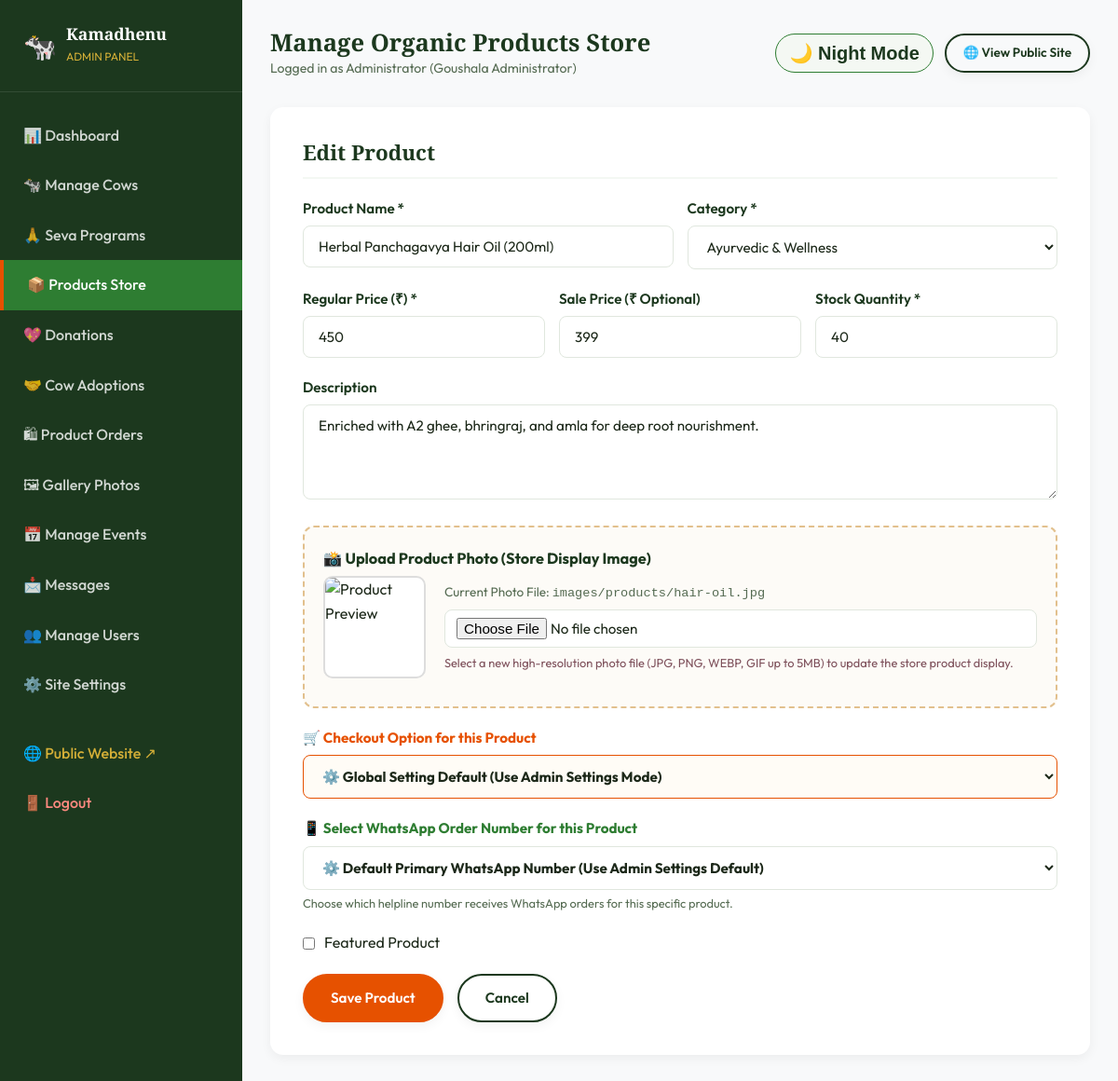
The app's page /admin/products.php?action=edit&id=6 (signed in), older data.
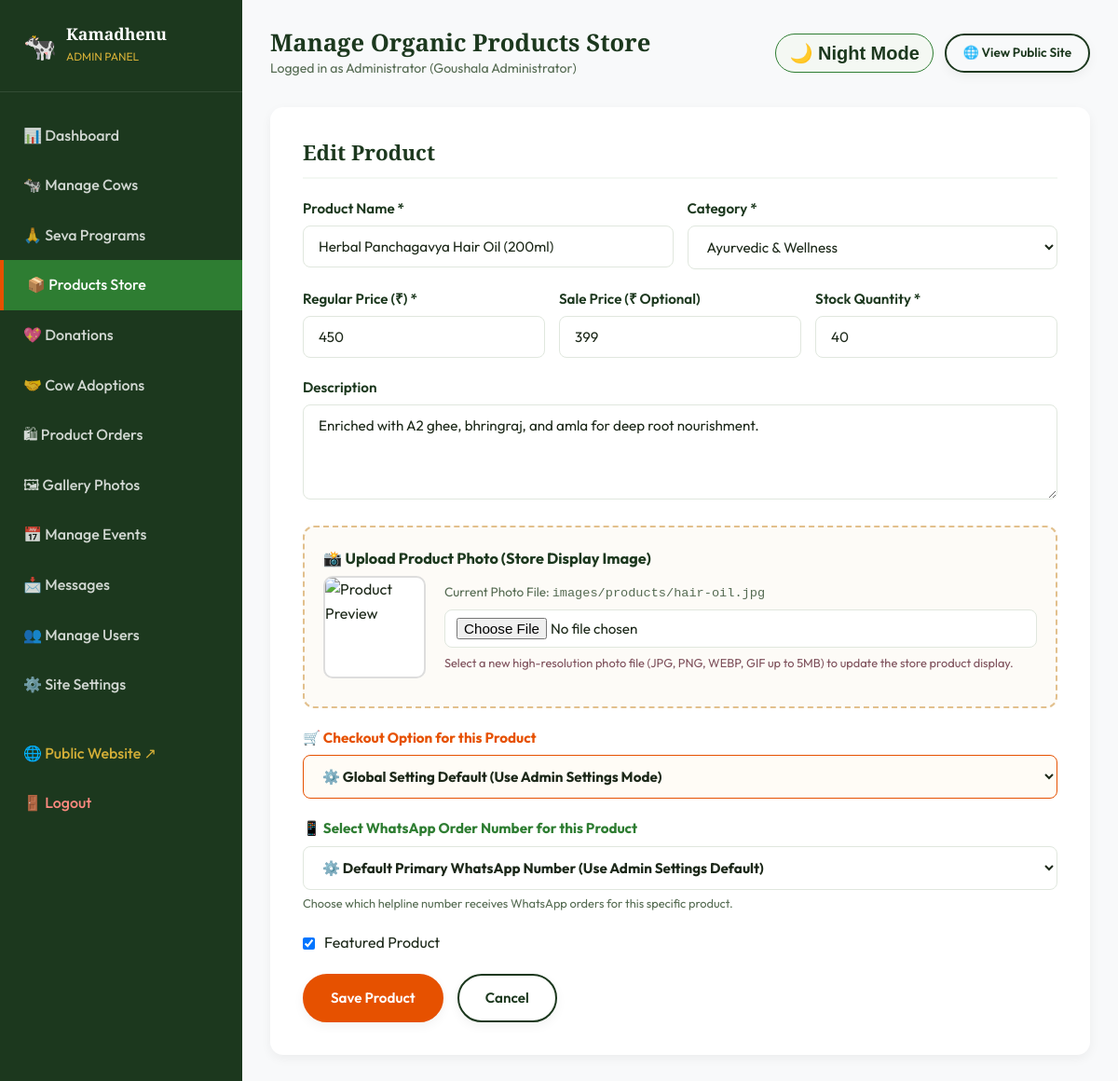
The same page, newer data.
### tables this page shows
CREATE TABLE IF NOT EXISTS `products` (
  `id` INT AUTO_INCREMENT PRIMARY KEY,
  `category_id` INT NOT NULL,
  `name` VARCHAR(150) NOT NULL,
  `slug` VARCHAR(150) NOT NULL UNIQUE,
  `description` TEXT NOT NULL,
  `price` DECIMAL(10,2) NOT NULL,
  `sale_price` DECIMAL(10,2) DEFAULT NULL,
  `stock_quantity` INT NOT NULL DEFAULT 50,
  `image` VARCHAR(255) DEFAULT 'images/products/product-default.jpg',
  `is_featured` TINYINT(1) DEFAULT 1,
  `created_at` TIMESTAMP DEFAULT CURRENT_TIMESTAMP,
  `updated_at` TIMESTAMP DEFAULT CURRENT_TIMESTAMP ON UPDATE CURRENT_TIMESTAMP,
  FOREIGN KEY (`category_id`) REFERENCES `product_categories` (`id`) ON DELETE CASCADE
);

CREATE TABLE IF NOT EXISTS `product_categories` (
  `id` INT AUTO_INCREMENT PRIMARY KEY,
  `name` VARCHAR(100) NOT NULL UNIQUE,
  `slug` VARCHAR(100) NOT NULL UNIQUE,
  `description` TEXT DEFAULT NULL,
  `created_at` TIMESTAMP DEFAULT CURRENT_TIMESTAMP
);

### admin/products.php (the view, shortened to what the changed rows need)
<?php
require_once __DIR__ . '/header_sidebar.php';
$action = $_GET['action'] ?? 'list';
$editId = (int)($_GET['id'] ?? 0);
$editProduct = null;
if ($action === 'edit' && $editId > 0) {
    $stmt = $pdo->prepare("SELECT * FROM products WHERE id = ?");
    $stmt->execute([$editId]);
    $editProduct = $stmt->fetch();
}
$categories = $pdo->query("SELECT * FROM product_categories ORDER BY name ASC")->fetchAll();
?>
<?php if ($action === 'add' || $action === 'edit'): ?>
  <div style="background:white; padding:35px; border-radius:var(--radius-md); box-shadow:var(--shadow-sm); width:100%; margin-bottom:30px;">
    <h3 style="margin-bottom:20px; font-size:1.4rem; color:var(--primary-dark); border-bottom:2px solid var(--bg-light-green); padding-bottom:12px;"><?= $action === 'edit' ? 'Edit Product' : 'Add New Product' ?></h3>
    <form method="POST" action="products.php?action=<?= $action ?>&id=<?= $editId ?>" enctype="multipart/form-data">
      <div class="form-row">
        <div class="form-group">
          <label class="form-label">Product Name *</label>
          <input type="text" name="name" class="form-control" value="<?= htmlspecialchars($editProduct['name'] ?? '') ?>" required>
        </div>
        <div class="form-group">
          <label class="form-label">Category *</label>
          <select name="category_id" class="form-control" required>
            <?php foreach ($categories as $cat): ?>
              <option value="<?= $cat['id'] ?>" <?= ($editProduct['category_id'] ?? 0) === $cat['id'] ? 'selected' : '' ?>><?= htmlspecialchars($cat['name']) ?></option>
            <?php endforeach; ?>
          </select>
        </div>
      </div>
      <div class="form-row">
        <div class="form-group">
          <label class="form-label">Regular Price (₹) *</label>
          <input type="number" step="0.01" name="price" class="form-control" value="<?= (float)($editProduct['price'] ?? 199.00) ?>" required>
        </div>
        <div class="form-group">
          <label class="form-label">Sale Price (₹ Optional)</label>
          <input type="number" step="0.01" name="sale_price" class="form-control" value="<?= (float)($editProduct['sale_price'] ?? '') ?>">
        </div>
        <div class="form-group">
          <label class="form-label">Stock Quantity *</label>
          <input type="number" name="stock_quantity" class="form-control" value="<?= (int)($editProduct['stock_quantity'] ?? 50) ?>" required>
        </div>
      </div>
      <div class="form-group">
        <label class="form-label">Description</label>
        <textarea name="description" class="form-control" rows="4" required><?= htmlspecialchars($editProduct['description'] ?? '') ?></textarea>
      </div>
      <div class="form-group" style="background:#fdfbf7; border:2px dashed #e2c08d; padding:20px; border-radius:12px; margin-bottom:20px;">
        <label class="form-label" style="font-weight:bold; font-size:1.02rem; color:var(--primary-dark); display:flex; align-items:center; gap:8px;">
          📸 Upload Product Photo (Store Display Image)
        </label>
        <?php $currentImg = !empty($editProduct['image']) ? $editProduct['image'] : 'images/products/product-default.jpg'; ?>
        <div style="display:flex; gap:20px; align-items:center; margin-bottom:10px; flex-wrap:wrap;">
          <div style="width:110px; height:110px; border-radius:10px; overflow:hidden; border:2px solid #ddd; background:#fff; position:relative; flex-shrink:0;">
            <img id="prod-img-preview" src="<?= $baseUrl . htmlspecialchars($currentImg) ?>" alt="Product Preview" style="width:100%; height:100%; object-fit:cover;" onerror="this.src='https://images.unsplash.com/photo-1589927986089-35812388d1f4?auto=format&fit=crop&w=600&q=80'">
          </div>
          <div style="flex:1; min-width:240px;">
            <p style="margin:0 0 6px 0; font-size:0.85rem; color:var(--text-muted);">Current Photo File: <code><?= htmlspecialchars($currentImg) ?></code></p>
            <input type="file" name="image" id="product-photo-input" class="form-control" accept="image/*" onchange="previewProductPhoto(this)" style="padding:8px 12px; background:white;">
            <small style="color:#7D4F5A; display:block; margin-top:6px; font-size:0.8rem;">Select a new high-resolution photo file (JPG, PNG, WEBP, GIF up to 5MB) to update the store product display.</small>
          </div>
        </div>
      </div>
      <div class="form-group">
        <label class="form-label" style="font-weight:bold; color:var(--accent-orange);">🛒 Checkout Option for this Product</label>
        <select name="checkout_mode" class="form-control" style="font-weight:bold; background:#fffcf6; border:1.5px solid var(--accent-orange);">
          <option value="default" <?= ($editProduct['checkout_mode'] ?? 'default') === 'default' ? 'selected' : '' ?>>⚙️ Global Setting Default (Use Admin Settings Mode)</option>
        </select>
      </div>
      <div class="form-group">
        <label class="form-label" style="font-weight:bold; color:#2E7D32;">📱 Select WhatsApp Order Number for this Product</label>
        <select name="whatsapp_number" class="form-control" style="font-weight:bold;">
          <option value="">⚙️ Default Primary WhatsApp Number (Use Admin Settings Default)</option>
        </select>
        <small style="color:var(--text-muted); font-size:0.8rem; display:block; margin-top:4px;">Choose which helpline number receives WhatsApp orders for this specific product.</small>
      </div>
      <div class="form-group" style="display:flex; align-items:center; gap:10px;">
        <input type="checkbox" name="is_featured" value="1" id="pfeat" <?= !isset($editProduct) || $editProduct['is_featured'] ? 'checked' : '' ?>>
        <label for="pfeat">Featured Product</label>
      </div>
      <div style="display:flex; gap:15px;">
        <button type="submit" class="btn btn-primary">Save Product</button>
        <a href="products.php" class="btn btn-outline">Cancel</a>
      </div>
    </form>
  </div>
<?php endif; ?>
<?php require_once __DIR__ . '/footer.php'; ?>

Row changes from the older to the newer data that the page shows:
changed products "images/products/hair-oil.jpg": is_featured "☐" → "☑"
